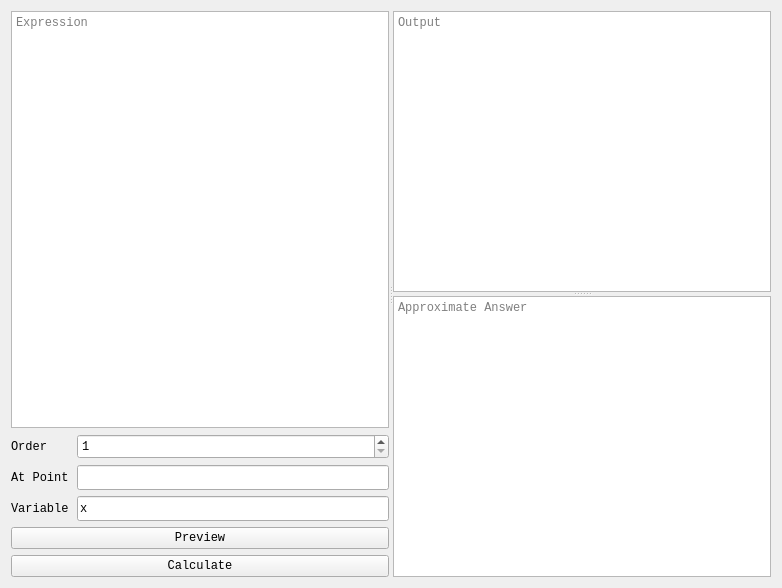
<?xml version="1.0" encoding="UTF-8"?>
<ui version="4.0">
 <class>DerivativeTab</class>
 <widget class="QWidget" name="DerivativeTab">
  <property name="geometry">
   <rect>
    <x>0</x>
    <y>0</y>
    <width>782</width>
    <height>588</height>
   </rect>
  </property>
  <property name="font">
   <font>
    <family>Courier New</family>
   </font>
  </property>
  <property name="windowTitle">
   <string>Form</string>
  </property>
  <property name="styleSheet">
   <string notr="true"/>
  </property>
  <layout class="QGridLayout" name="gridLayout">
   <item row="0" column="0">
    <widget class="QSplitter" name="splitter_2">
     <property name="orientation">
      <enum>Qt::Horizontal</enum>
     </property>
     <property name="childrenCollapsible">
      <bool>false</bool>
     </property>
     <widget class="QWidget" name="verticalLayoutWidget">
      <layout class="QVBoxLayout" name="verticalLayout">
       <item>
        <widget class="TextEdit" name="DerivExp">
         <property name="tabChangesFocus">
          <bool>true</bool>
         </property>
         <property name="placeholderText">
          <string>Expression</string>
         </property>
        </widget>
       </item>
       <item>
        <layout class="QHBoxLayout" name="horizontalLayout_4">
         <item>
          <widget class="QLabel" name="label">
           <property name="minimumSize">
            <size>
             <width>60</width>
             <height>0</height>
            </size>
           </property>
           <property name="maximumSize">
            <size>
             <width>60</width>
             <height>16777215</height>
            </size>
           </property>
           <property name="toolTip">
            <string>The order of the derivative</string>
           </property>
           <property name="text">
            <string>Order</string>
           </property>
          </widget>
         </item>
         <item>
          <widget class="QSpinBox" name="DerivOrder">
           <property name="sizePolicy">
            <sizepolicy hsizetype="Expanding" vsizetype="Fixed">
             <horstretch>0</horstretch>
             <verstretch>0</verstretch>
            </sizepolicy>
           </property>
           <property name="minimumSize">
            <size>
             <width>0</width>
             <height>25</height>
            </size>
           </property>
           <property name="toolTip">
            <string>The order of the derivative</string>
           </property>
           <property name="suffix">
            <string/>
           </property>
           <property name="minimum">
            <number>1</number>
           </property>
           <property name="maximum">
            <number>999</number>
           </property>
          </widget>
         </item>
        </layout>
       </item>
       <item>
        <layout class="QHBoxLayout" name="horizontalLayout_6">
         <item>
          <widget class="QLabel" name="label_2">
           <property name="minimumSize">
            <size>
             <width>60</width>
             <height>0</height>
            </size>
           </property>
           <property name="maximumSize">
            <size>
             <width>60</width>
             <height>16777215</height>
            </size>
           </property>
           <property name="toolTip">
            <string>Calculate the derivative at a point</string>
           </property>
           <property name="text">
            <string>At Point</string>
           </property>
          </widget>
         </item>
         <item>
          <widget class="QLineEdit" name="DerivPoint">
           <property name="minimumSize">
            <size>
             <width>0</width>
             <height>25</height>
            </size>
           </property>
           <property name="toolTip">
            <string>Calculate the derivative at a point</string>
           </property>
          </widget>
         </item>
        </layout>
       </item>
       <item>
        <layout class="QHBoxLayout" name="horizontalLayout_7">
         <item>
          <widget class="QLabel" name="label_3">
           <property name="sizePolicy">
            <sizepolicy hsizetype="Preferred" vsizetype="Preferred">
             <horstretch>0</horstretch>
             <verstretch>0</verstretch>
            </sizepolicy>
           </property>
           <property name="minimumSize">
            <size>
             <width>60</width>
             <height>0</height>
            </size>
           </property>
           <property name="maximumSize">
            <size>
             <width>60</width>
             <height>16777215</height>
            </size>
           </property>
           <property name="toolTip">
            <string>Derivate with respect to variable</string>
           </property>
           <property name="text">
            <string>Variable</string>
           </property>
          </widget>
         </item>
         <item>
          <widget class="QLineEdit" name="DerivVar">
           <property name="minimumSize">
            <size>
             <width>0</width>
             <height>25</height>
            </size>
           </property>
           <property name="toolTip">
            <string>Derivate with respect to variable</string>
           </property>
           <property name="text">
            <string>x</string>
           </property>
           <property name="placeholderText">
            <string/>
           </property>
          </widget>
         </item>
        </layout>
       </item>
       <item>
        <widget class="QPushButton" name="DerivPrev">
         <property name="toolTip">
          <string>Preview the derivative</string>
         </property>
         <property name="text">
          <string>Preview</string>
         </property>
         <property name="autoDefault">
          <bool>true</bool>
         </property>
         <property name="default">
          <bool>false</bool>
         </property>
        </widget>
       </item>
       <item>
        <widget class="QPushButton" name="DerivCalc">
         <property name="toolTip">
          <string>Calculate the derivative - Shift + Enter</string>
         </property>
         <property name="text">
          <string>Calculate</string>
         </property>
         <property name="autoDefault">
          <bool>true</bool>
         </property>
        </widget>
       </item>
      </layout>
     </widget>
     <widget class="QSplitter" name="splitter">
      <property name="styleSheet">
       <string notr="true"/>
      </property>
      <property name="orientation">
       <enum>Qt::Vertical</enum>
      </property>
      <property name="childrenCollapsible">
       <bool>false</bool>
      </property>
      <widget class="QTextBrowser" name="DerivOut">
       <property name="font">
        <font>
         <family>Courier New</family>
        </font>
       </property>
       <property name="toolTip">
        <string>Exact answer of calculation</string>
       </property>
       <property name="lineWrapMode">
        <enum>QTextEdit::NoWrap</enum>
       </property>
       <property name="placeholderText">
        <string>Output</string>
       </property>
      </widget>
      <widget class="QTextBrowser" name="DerivApprox">
       <property name="sizePolicy">
        <sizepolicy hsizetype="Expanding" vsizetype="Expanding">
         <horstretch>0</horstretch>
         <verstretch>0</verstretch>
        </sizepolicy>
       </property>
       <property name="toolTip">
        <string>Approximate answer of calculation</string>
       </property>
       <property name="autoFormatting">
        <set>QTextEdit::AutoNone</set>
       </property>
       <property name="placeholderText">
        <string>Approximate Answer</string>
       </property>
      </widget>
     </widget>
    </widget>
   </item>
  </layout>
 </widget>
 <customwidgets>
  <customwidget>
   <class>TextEdit</class>
   <extends>QPlainTextEdit</extends>
   <header>caspy3/qt_assets/highlight.h</header>
  </customwidget>
 </customwidgets>
 <resources/>
 <connections/>
</ui>
